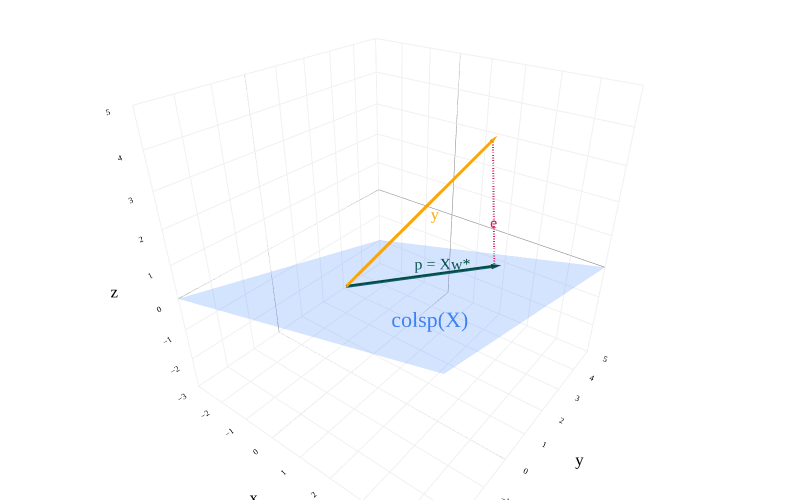

Source (notebook cell):
### Markdown cell above
---

## The Normal Equations Return

Now, our goal is to find the vector $\vec w^*$ that minimizes

$$R_\text{sq}(\vec w) = \frac{1}{n} \lVert {\color{orange} \vec y} - {\color{#3d81f6} X} \vec w \rVert^2$$

This sounds like a familiar problem. ${\color{#3d81f6} X} \vec w$ is a vector in $\text{colsp}({\color{#3d81f6} X})$, so it looks like we want to find the vector in $\text{colsp}({\color{#3d81f6} X})$ that is closest to $\color{orange} \vec y$. The extra $\frac{1}{n}$ up front doesn't change the optimization problem; as we studied in our calculus review at the start of the semester (and in the examples in [Appendix 2](../00_math_foundations/02-derivatives.ipynb#maxima-and-minima)), the minimizer of $cf(w)$ is the same as the minimizer of $f(w)$ when $c > 0$.

**This is exactly the problem we solved in [Chapter 6.3](../06_linear_transformations_and_projections/03-projecting-onto-column-space.ipynb)!**

### Code cell
from utils import plot_vectors
import numpy as np
import plotly.graph_objects as go

y = np.array([1, 3, 2]) * 1.5
v1 = (1, 0, 0.25)
v2 = np.array([2, 2, 0]) * 0.5

def create_base_fig(show_spanners=True):
    # Define the vectors
    v3 = (-3.5 * v1[0] + 4 * v2[0], -3.5 * v1[1] + 4 * v2[1], -3.5 * v1[2] + 4 * v2[2])  # v3 is v1 + v2, which is on the plane spanned by v1 and v2

    # Plot the vectors using plot_vectors function
    vectors = [
        (tuple(y), "orange", "y"),
        (v1, "#3d81f6", "x⁽¹⁾"), 
        (tuple(-v2), "#3d81f6", "x⁽²⁾"),
        (v3, "#3d81f6", "x⁽³⁾")
    ]
    
    if not show_spanners:
        vectors = [vectors[0]]

    fig = plot_vectors(vectors, show_axis_labels=True, vdeltaz=5, vdeltax=1)

    # Make the plane look more rectangular by using a smaller, symmetric range for s and t
    plane_extent = 20  # controls the "size" of the rectangle
    num_points = 3   # fewer points for a cleaner rectangle

    s_range = np.linspace(-plane_extent, plane_extent, num_points)
    t_range = np.linspace(-plane_extent, plane_extent, num_points)
    s_grid, t_grid = np.meshgrid(s_range, t_range)

    plane_x = s_grid * v1[0] + t_grid * v2[0]
    plane_y = s_grid * v1[1] + t_grid * v2[1]
    plane_z = s_grid * v1[2] + t_grid * v2[2]

    fig.add_trace(go.Surface(
        x=plane_x,
        y=plane_y,
        z=plane_z,
        opacity=0.8,
        colorscale=[[0, 'rgba(61,129,246,0.3)'], [1, 'rgba(61,129,246,0.3)']],
        showscale=False,
    ))

    # Annotate the plane with "colsp(X)"
    # Move the annotation "down" the plane by choosing negative s and t values
    label_s = 0.3
    label_t = 0.9
    label_x = label_s * v1[0] + label_t * v2[0]
    label_y_coord = label_s * v1[1] + label_t * v2[1] - 2
    label_z = label_s * v1[2] + label_t * v2[2]

    fig.add_trace(go.Scatter3d(
        x=[4],
        y=[-2],
        z=[2],  # small offset above the plane for visibility
        mode="text",
        text=[r"colsp(X)"],
        textposition="middle center",
        textfont=dict(size=22, color="#3d81f6"),
        showlegend=False
    ))

    # Set equal ranges for all axes to make grid boxes square
    axis_range = [-3, 5]  # Same range for all axes
    
    fig.update_layout(
        scene_camera=dict(
            eye=dict(x=1, y=-1.3, z=1)
        ),
        scene=dict(
            xaxis=dict(
                range=axis_range,
                dtick=1,
            ),
            yaxis=dict(
                range=axis_range,
                dtick=1,
            ),
            zaxis=dict(
                range=axis_range,
                dtick=1,
            ),
            aspectmode="cube",
            aspectratio=dict(x=1, y=1, z=1),  # Explicitly set 1:1:1 ratio
        ),
    )
    return fig

def plot_vectors_with_errors(vectors_list, base_fig=None, notation="0"):
    """
    Takes a list of vectors and draws each one in #004d40 with a dotted error line in #d81a60.
    
    Parameters:
    -----------
    vectors_list : list of array-like
        List of vectors to plot. Each vector should be a 3D point/vector.
    base_fig : plotly.graph_objects.Figure, optional
        Base figure to build upon. If None, creates a new base figure using create_base_fig().
    
    Returns:
    --------
    fig : plotly.graph_objects.Figure
        The figure with vectors and error lines added.
    """
    fig = create_base_fig(show_spanners=False)
    
    # Get y vector from create_base_fig (defined the same way)
    y = np.array([1, 3, 2]) * 1.5
    
    for i, vec in enumerate(vectors_list):
        vec = np.array(vec)
        
        # Draw the vector in #004d40
        fig.add_trace(go.Scatter3d(
            x=[0, vec[0]],
            y=[0, vec[1]],
            z=[0, vec[2]],
            mode='lines',
            line=dict(color='#004d40', width=6),
            showlegend=False
        ))
        
        # Add arrowhead for the vector
        fig.add_trace(go.Cone(
            x=[vec[0]],
            y=[vec[1]],
            z=[vec[2]],
            u=[vec[0]],
            v=[vec[1]],
            w=[vec[2]],
            colorscale=[[0, '#004d40'], [1, '#004d40']],
            showscale=False,
            sizemode="absolute",
            sizeref=0.3,
            showlegend=False
        ))
        
        # Draw the error line (dotted) from vec to y in #d81a60
        fig.add_trace(go.Scatter3d(
            x=[vec[0], y[0]],
            y=[vec[1], y[1]],
            z=[vec[2], y[2]],
            mode='lines',
            line=dict(color='#d81a60', width=4, dash='dash'),
            showlegend=False
        ))

        # Annotate the vectors and error lines
        if i == 0:
            # Annotate the vector as Xw₀
            fig.add_trace(go.Scatter3d(
                x=[1], y=[3], z=[-0.5],
                mode='text',
                text=["p\u2080 = Xw\u2080"] if notation == "0" else ["p = Xw*"],  # \u2080 is Unicode subscript zero
                textposition="middle center",
                textfont=dict(color='#004d40', size=16),
                showlegend=False
            ))
            # Annotate the error as e₀
            mid_error = (vec + y) / 2
            fig.add_trace(go.Scatter3d(
                x=[mid_error[0]],
                y=[mid_error[1]],
                z=[mid_error[2]],
                mode='text',
                text=["e\u2080"] if notation == "0" else ["e"],
                textposition="bottom center",
                textfont=dict(color='#d81a60', size=16),
                showlegend=False
            ))
        else:
            # Annotate the vector as Xw'
            fig.add_trace(go.Scatter3d(
                x=[2], y=[-1], z=[1],
                mode='text',
                text=["p' = Xw'"],
                textposition="middle center",
                textfont=dict(color='#004d40', size=16),
                showlegend=False
            ))
            # Annotate the error as e'
            mid_error = (vec + y) / 2
            fig.add_trace(go.Scatter3d(
                x=[mid_error[0]],
                y=[mid_error[1]],
                z=[mid_error[2]],
                mode='text',
                text=["e'"],
                textposition="bottom center",
                textfont=dict(color='#d81a60', size=16),
                showlegend=False
            ))
    
    return fig

# fig = create_base_fig()

# y = np.array([1, 3, 2]) * 1.5
# v1 = (1, 0, 0.25)
# v2 = np.array([2, 2, 0]) * 0.5

X = np.vstack([v1, v2]).T
w = np.linalg.inv(X.T @ X) @ X.T @ y
# w = [-1.333, 3.6667]
p = X @ w
test_vectors = [p]

# Plot vectors with errors and draw a right angle between p and e
norm_fig = plot_vectors_with_errors(test_vectors, fig, notation='*')
norm_fig.show()

### Figure 1 — Plotly figure (JSON) as saved in the notebook; plotly's stock layout.template omitted (floating-point values rounded to 4 significant figures)
{"data": [{"hovertemplate": "(%{x}, %{y}, %{z})<extra></extra>", "line": {"color": "orange", "width": 6}, "mode": "lines", "showlegend": false, "type": "scatter3d", "x": [0, 1.5], "y": [0, 4.5], "z": [0, 3]}, {"colorscale": [[0, "orange"], [1, "orange"]], "hoverinfo": "skip", "showlegend": false, "showscale": false, "sizemode": "raw", "sizeref": 0.4, "type": "cone", "u": [0.15], "v": [0.45], "w": [0.3], "x": [1.5], "y": [4.5], "z": [3]}, {"hoverinfo": "skip", "mode": "text", "showlegend": false, "text": ["y"], "textfont": {"color": "orange", "family": "Palatino", "size": 16}, "textposition": "middle center", "type": "scatter3d", "x": [1.224], "y": [2.203], "z": [1.5]}, {"colorscale": [[0, "rgba(61,129,246,0.3)"], [1, "rgba(61,129,246,0.3)"]], "opacity": 0.8, "showscale": false, "type": "surface", "x": [[-40.0, -20.0, 0.0], [-20.0, 0.0, 20.0], [0.0, 20.0, 40.0]], "y": [[-20.0, -20.0, -20.0], [0.0, 0.0, 0.0], [20.0, 20.0, 20.0]], "z": [[-5.0, 0.0, 5.0], [-5.0, 0.0, 5.0], [-5.0, 0.0, 5.0]]}, {"mode": "text", "showlegend": false, "text": ["colsp(X)"], "textfont": {"color": "#3d81f6", "size": 22}, "textposition": "middle center", "type": "scatter3d", "x": [4], "y": [-2], "z": [2]}, {"line": {"color": "#004d40", "width": 6}, "mode": "lines", "showlegend": false, "type": "scatter3d", "x": [0, 2.333], "y": [0, 3.667], "z": [0, -0.3333]}, {"colorscale": [[0, "#004d40"], [1, "#004d40"]], "showlegend": false, "showscale": false, "sizemode": "absolute", "sizeref": 0.3, "type": "cone", "u": [2.333], "v": [3.667], "w": [-0.3333], "x": [2.333], "y": [3.667], "z": [-0.3333]}, {"line": {"color": "#d81a60", "dash": "dash", "width": 4}, "mode": "lines", "showlegend": false, "type": "scatter3d", "x": [2.333, 1.5], "y": [3.667, 4.5], "z": [-0.3333, 3]}, {"mode": "text", "showlegend": false, "text": ["p = Xw*"], "textfont": {"color": "#004d40", "size": 16}, "textposition": "middle center", "type": "scatter3d", "x": [1], "y": [3], "z": [-0.5]}, {"mode": "text", "showlegend": false, "text": ["e"], "textfont": {"color": "#d81a60", "size": 16}, "textposition": "bottom center", "type": "scatter3d", "x": [1.917], "y": [4.083], "z": [1.333]}], "layout": {"font": {"color": "black", "family": "Palatino", "size": 14}, "height": 500, "margin": {"b": 0, "l": 0, "r": 0, "t": 0}, "paper_bgcolor": "white", "plot_bgcolor": "white", "scene": {"aspectmode": "cube", "aspectratio": {"x": 1, "y": 1, "z": 1}, "bgcolor": "white", "camera": {"eye": {"x": 1, "y": -1.3, "z": 1}}, "xaxis": {"backgroundcolor": "white", "dtick": 1, "gridcolor": "#f0f0f0", "range": [-3, 5], "showbackground": true, "tickfont": {"size": 10}, "title": {"text": "x"}, "zerolinecolor": "gray"}, "yaxis": {"backgroundcolor": "white", "dtick": 1, "gridcolor": "#f0f0f0", "range": [-3, 5], "showbackground": true, "tickfont": {"size": 10}, "title": {"text": "y"}, "zerolinecolor": "gray"}, "zaxis": {"backgroundcolor": "white", "dtick": 1, "gridcolor": "#f0f0f0", "range": [-3, 5], "showbackground": true, "tickfont": {"size": 10}, "title": {"text": "z"}, "zerolinecolor": "gray"}}, "width": 800}}
